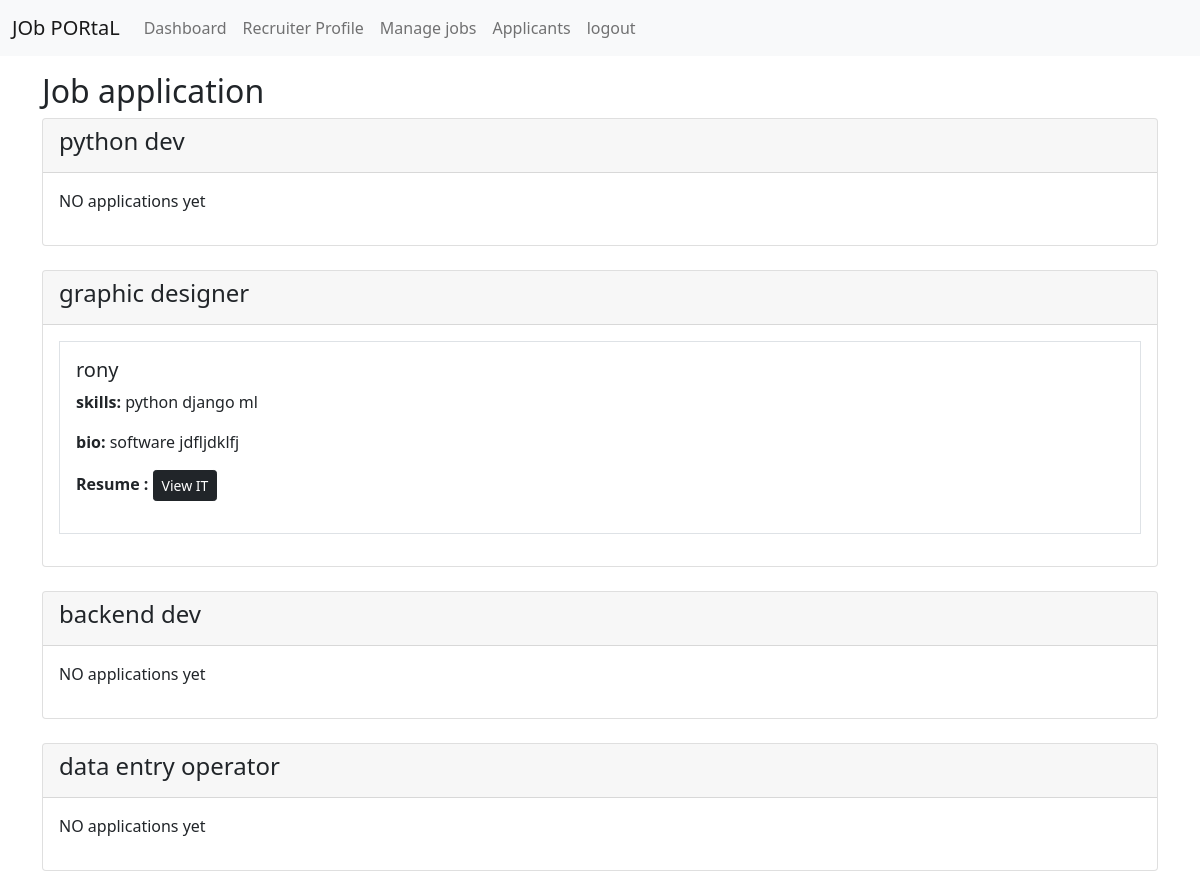
Screenshot of /recruiter-applicants/ (signed in) with the database file from the repository.
### prac_app/models.py (models this page shows, shortened)
class Job(models.Model):
    CATEGORY = (
        ('remote', 'Remote'),
        ('fulltime', 'Full Time'),
        ('parttime', 'Part Time'),
        ('internship', 'Internship'),
    )
    recruiter = models.ForeignKey(
        RecruiterProfile,
        on_delete=models.CASCADE
    )
    title = models.CharField(max_length=300)
    number_of_openings = models.PositiveIntegerField()
    category = models.CharField(
        max_length=100,
        choices=CATEGORY
    )
    job_description = models.TextField()
    skills_set = models.TextField(
        help_text="Example: Python, Django, React"
    )
    created_at = models.DateTimeField(
        auto_now_add=True
    )
    updated_at = models.DateTimeField(
        auto_now=True
    )

class JobApplication(models.Model):
    job = models.ForeignKey(
        Job,
        on_delete=models.CASCADE
    )
    applicant = models.ForeignKey(
        JobSeekerProfile,
        on_delete=models.CASCADE
    )
    applied_at = models.DateTimeField(
        auto_now_add=True
    )

class JobSeekerProfile(models.Model):
        user = models.OneToOneField(
        User,
        on_delete=models.CASCADE
    )
        full_name = models.CharField(max_length=500)
        skills = models.TextField(
        help_text="Example: Python, Django, React"
    )
        bio = models.TextField()
        profile_image = models.ImageField(
        upload_to='profile_image/',
        blank=True,
        null=True,
        max_length=500
    )
        resume = models.FileField(
        upload_to='resume/',
        blank=True,
        null=True,
        max_length=500
    )
        created_at = models.DateTimeField(
        auto_now_add=True
    )
        updated_at = models.DateTimeField(
        auto_now=True
    )

### prac_app/views.py (the view)
# urls.py: path('recruiter-applicants/',recruiter_applicants,name='recruiter_applicants'),
@login_required
def recruiter_applicants(request):
    if request.user.user_type!='recruiter':
        return redirect('login_page')
    recruiter_profile=get_object_or_404(
        RecruiterProfile,user=request.user)
    jobs = Job.objects.filter(
        recruiter=recruiter_profile,
        ).prefetch_related('jobapplication_set')
    return render(request,'job/recruiter-applicants.html',{'jobs' : jobs})

### prac_app/templates/job/recruiter-applicants.html
{% extends 'master/base.html' %}
{% block content %}
<h2>Job application</h2>
{% for job in jobs  %}
<div class="card mb-4">
    <div class="card-header">
        <h4>{{job.title}}</h4>
    </div>
    <div class="card-body">
        {% for application in job.jobapplication_set.all  %}
        <div class="border p-3 mb-3">
            <h5>{{application.applicant.full_name}}</h5>
            <p>
                <strong> skills: </strong>
                {{application.applicant.skills}}
            </p>
            <p>
                <strong> bio: </strong>
                {{application.applicant.bio}}
            </p>
            <p><strong>Resume : </strong>
            {%if application.applicant.resume %}
                <a href="{{application.applicant.resume.url}}"
                target="blank"
                class="btn btn-dark btn-sm">
                View IT
                </a>
                </p>
            {% endif %}
        </div>
        {%empty%}
        <p>NO applications yet</p>
        {% endfor %}
    </div>
</div>
{% endfor %}
{% endblock content %}

### rows the page displays
Job: title "python dev"
Job: title "graphic designer"
JobApplication: applicant.full_name "rony", applicant.skills "python django ml", applicant.bio "software jdfljdklfj"
Job: title "backend dev"
Job: title "data entry operator"
